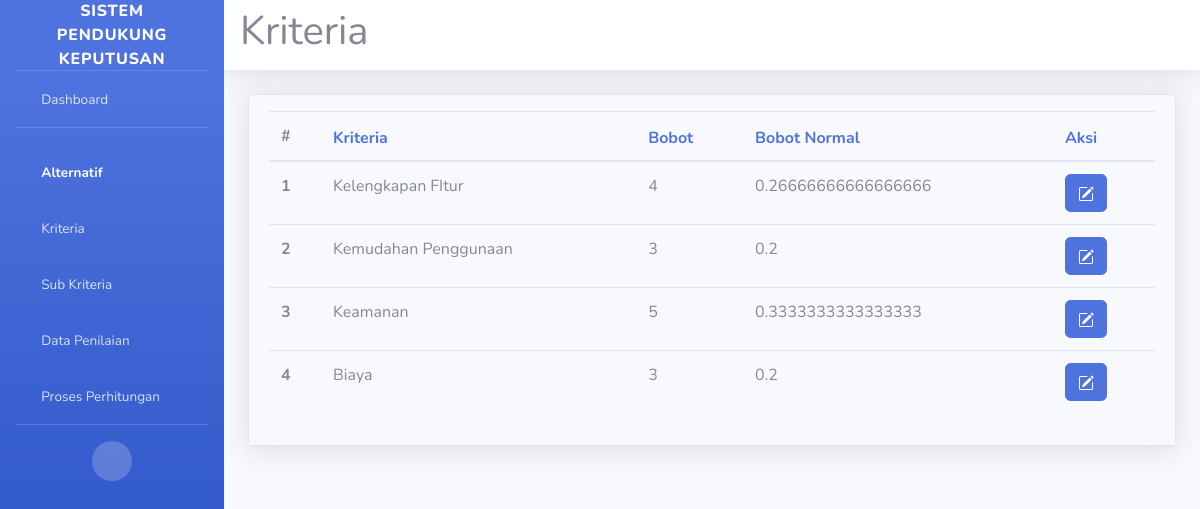
/kriteria/, run on the app's committed database.
### base/models.py (models this page shows, shortened)
class Kriteria(models.Model):
    STATUS = (
        ('benefit', 'benefit'),
        ('cost', 'cost')
    )
    name = models.CharField(max_length=200)
    status = models.CharField(max_length=50, choices=STATUS)

class BobotKriteria(models.Model):
    kriteria = models.OneToOneField(Kriteria, on_delete=models.CASCADE)
    bobot = models.IntegerField(default=0)

### base/views.py (the view)
# urls.py: path('kriteria/', views.kriteria, name='kriteria'),
def kriteria(request):
    kriteria = Kriteria.objects.all()
    sum_bobot = BobotKriteria.objects.aggregate(total_sum=Sum('bobot'))
    bobot_max = sum_bobot['total_sum']
    context = {
        'kriteria': kriteria,
        'bobot_max': bobot_max,
    }
    return render(request, 'base/kriteria.html', context)

### base/templatetags/math_tags.py (called while the page is built)
@register.simple_tag
def devide_values(value1, value2):
    return value1 / value2

### base/templates/base/kriteria.html (shortened to what this page needs)
{% extends 'main.html' %}
{% load static %}
{% load math_tags %}
{% block content %}
    <div id="content-wrapper" class="d-flex flex-column">
        <div id="content">
            <nav class="navbar navbar-expand navbar-light bg-white topbar mb-4 static-top shadow">
                <h1>Kriteria</h1>
            </nav>
            <div class="container-fluid">
                <div class="">
                    <div class="card shadow mb-4">
                        <div class="card-header py-3">
                            <table class="table">
                                <thead>
                                  <tr>
                                    <th scope="col">#</th>
                                    <th scope="col"><h6 class="m-0 font-weight-bold text-primary">Kriteria</h6></th>
                                    <th scope="col"><h6 class="m-0 font-weight-bold text-primary">Bobot</h6></th>
                                    <th scope="col"><h6 class="m-0 font-weight-bold text-primary">Bobot Normal</h6></th>
                                    <th scope="col"><h6 class="m-0 font-weight-bold text-primary">Aksi</h6></th>
                                  </tr>
                                </thead>
                                <tbody>
                                  {% for k in kriteria %}
                                  <tr>
                                    <th scope="row">{{ forloop.counter }}</th>
                                    <td>{{ k.name }}</td>
                                    <td>{{ k.bobotkriteria.bobot }}</td>
                                    <td>{% devide_values k.bobotkriteria.bobot bobot_max %}</td>
                                    <td>
                                        <a href="{% url 'edit-kriteria' k.id %}" class="btn btn-primary">
                                        </a>
                                    </td>
                                  </tr>
                                  {% endfor %}
                                </tbody>
                              </table>
                        </div>
                    </div>
                </div>
            </div>
        </div>
    </div>
{% endblock content %}

### templates/main.html (shortened to what this page needs)
{% load static %}
<!DOCTYPE html>
<html lang="en">
<head>
    <link href="{% static 'vendor/fontawesome-free/css/all.min.css' %}" rel="stylesheet" type="text/css">
    <link href="{% static 'css/sb-admin-2.min.css' %}" rel="stylesheet">
</head>
<body id="page-top">
    <div id="wrapper">
    {% include 'navbar.html' %}
    {% block content %}
    {% endblock content %}
    </div>
</body>
</html>

### templates/navbar.html (shortened to what this page needs)
{% load static %}
<ul class="navbar-nav bg-gradient-primary sidebar sidebar-dark accordion" id="accordionSidebar">
    <a class="sidebar-brand d-flex align-items-center justify-content-center" href="">
        <div class="sidebar-brand-text mx-3">sistem pendukung keputusan</div>
    </a>
    <hr class="sidebar-divider my-0">
    <li class="nav-item">
        <a class="nav-link" href="{% url 'home' %}">
            <i class="fas fa-fw fa-tachometer-alt"></i>
            <span>Dashboard</span></a>
    </li>
    <hr class="sidebar-divider">
    <li class="nav-item active">
        <a class="nav-link" href="{% url 'alternatif' %}">
            <i class="fas fa-fw fa-chart-area"></i>
            <span>Alternatif</span></a>
    </li>
    <li class="nav-item">
        <a class="nav-link" href="{% url 'kriteria' %}">
            <i class="fas fa-fw fa-chart-area"></i>
            <span>Kriteria</span></a>
    </li>
    <li class="nav-item">
        <a class="nav-link" href="{% url 'sub-kriteria' %}">
            <i class="fas fa-fw fa-chart-area"></i>
            <span>Sub Kriteria</span></a>
    </li>
    <li class="nav-item">
        <a class="nav-link" href="{% url 'penilaian' %}">
            <i class="fas fa-fw fa-chart-area"></i>
            <span>Data Penilaian</span></a>
    </li>
    <li class="nav-item">
        <a class="nav-link collapsed" href="#" data-toggle="collapse" data-target="#collapseTwo"
            aria-expanded="true" aria-controls="collapseTwo">
            <i class="fas fa-fw fa-cog"></i>
            <span>Proses Perhitungan</span>
        </a>
    </li>
    <hr class="sidebar-divider d-none d-md-block">
    <div class="text-center d-none d-md-inline">
        <button class="rounded-circle border-0" id="sidebarToggle"></button>
    </div>
</ul>

### data on the page
Kriteria: name "Kelengkapan FItur", bobotkriteria.bobot "4", bobot "0.26666666666666666"
Kriteria: name "Kemudahan Penggunaan", bobotkriteria.bobot "3", bobot "0.2"
Kriteria: name "Keamanan", bobotkriteria.bobot "5", bobot "0.3333333333333333"
Kriteria: name "Biaya", bobotkriteria.bobot "3", bobot "0.2"
